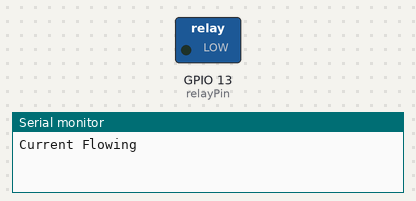
A sketch run on a simulated ESP32. Shown: switched loads named in the sketch (green lamp = pin HIGH), the last lines printed to the serial monitor.

Above: at 2.5 s.
At 7.5 s:
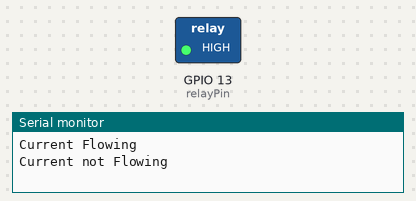
Timing chart, 0 to 13.0 s (numbered marks = the images above):
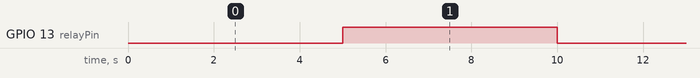

Measured:
- by itself, GPIO 13 (relayPin): alternates HIGH for 5.0 s and LOW for 5.0 s

The sketch:

Realy_with_esp32.ino
```cpp
 /*
 Md Shohanuzzaman
 IoT Engineer @ IoT Lab
*/

//#define relayPin D13
const int relayPin = 13;


void setup() {
  Serial.begin(115200);
  pinMode(relayPin, OUTPUT);

}


void loop() {

  // Normally open configuration , Send LOW signal to let current flow
  digitalWrite(relayPin, LOW);
  Serial.println("Current Flowing");
  delay(5000);

  // Normally open configuration, Send HIGH signal to  stop current flow
  digitalWrite(relayPin, HIGH);
  Serial.println("Current not Flowing");
  delay(5000);
}
```
